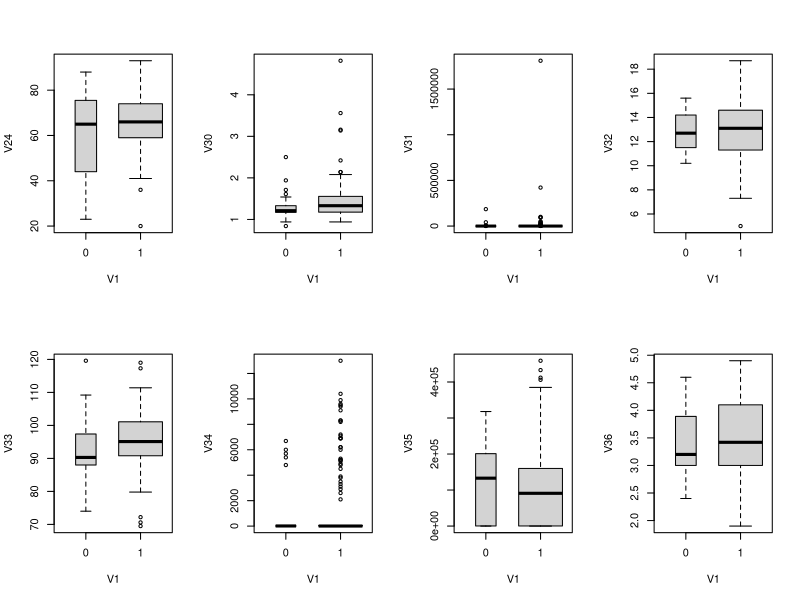
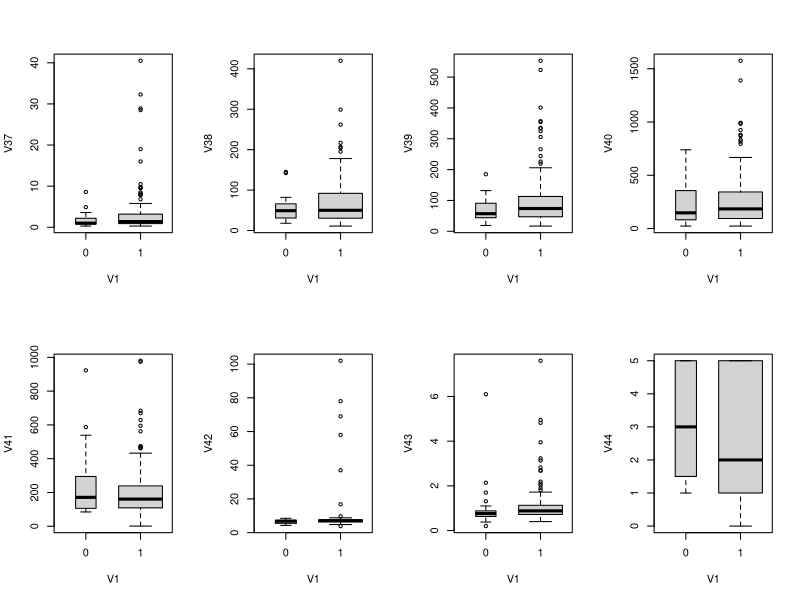
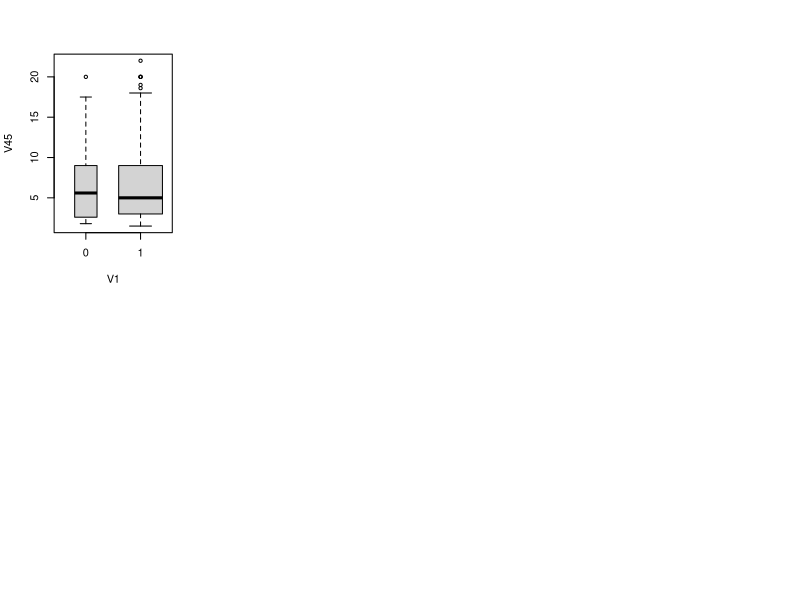
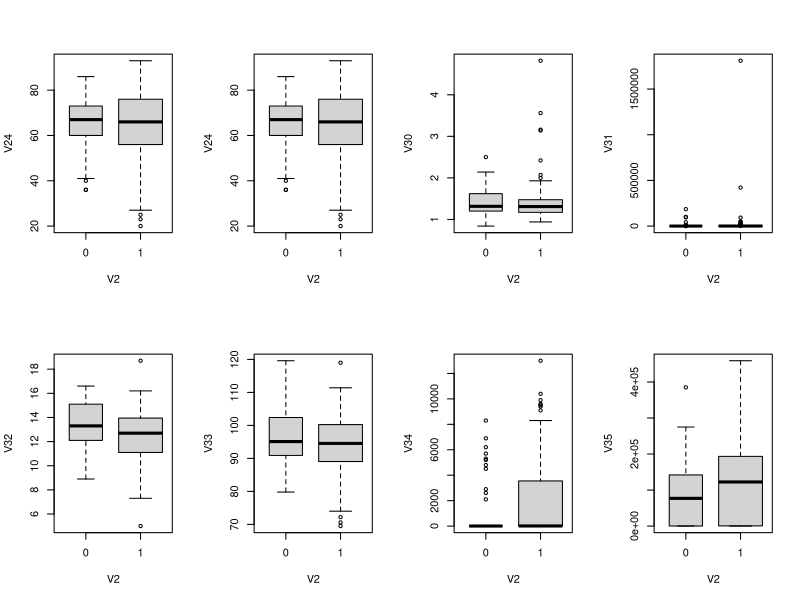
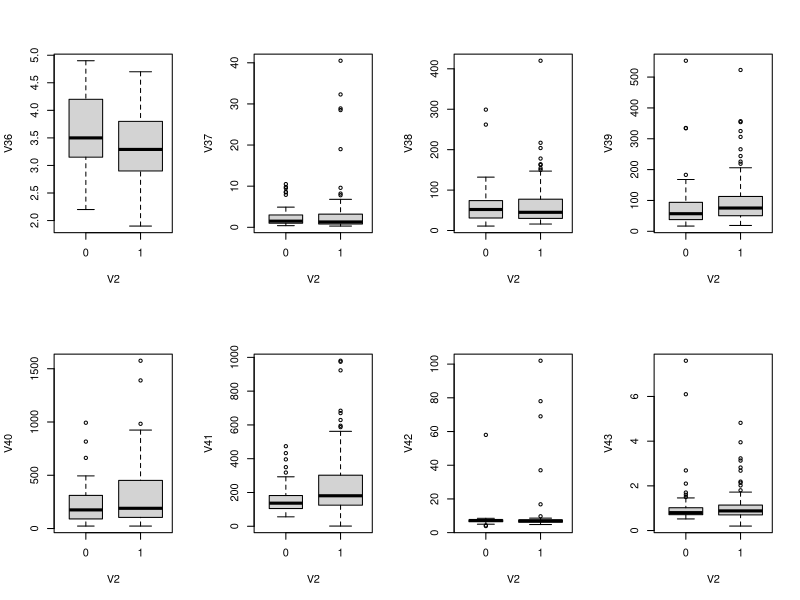
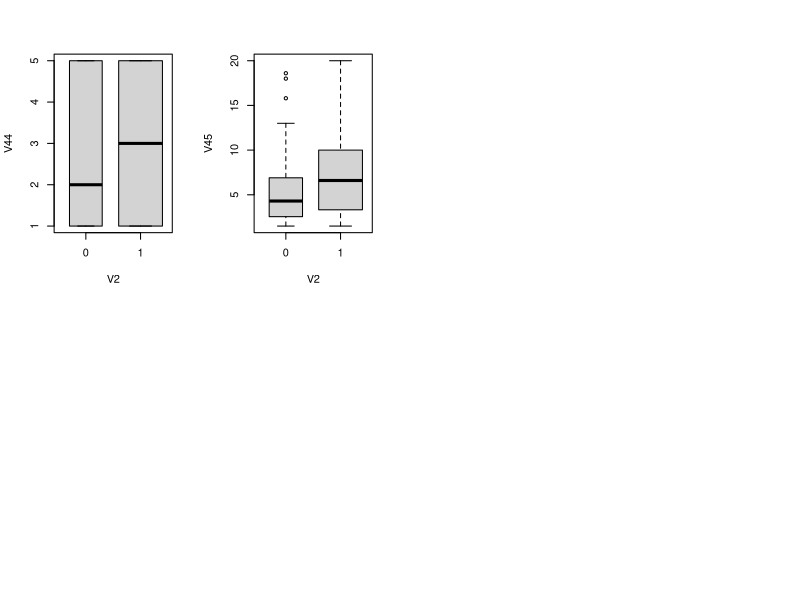
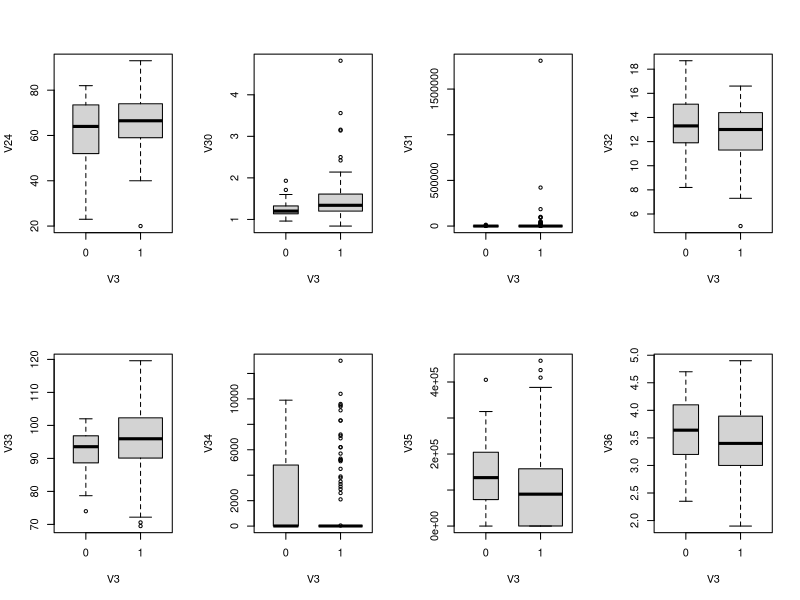
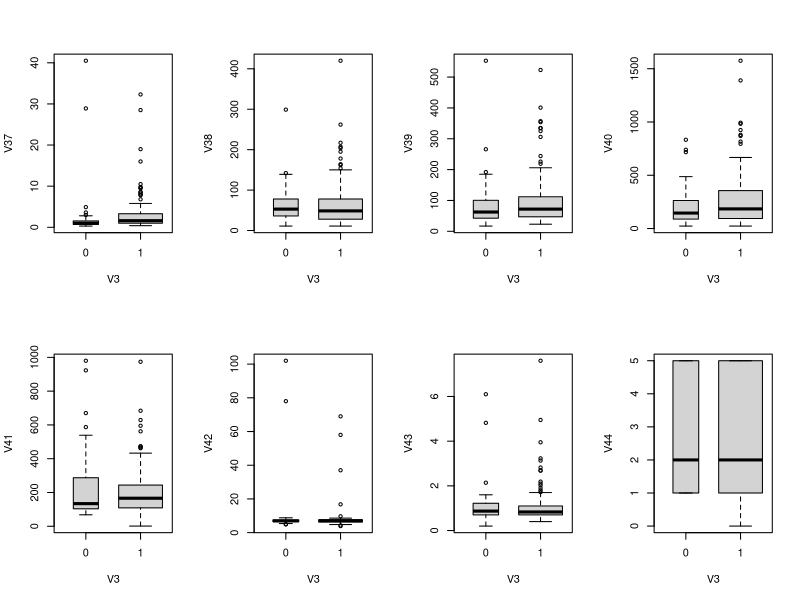

The R source for these figures, in order:
setwd("/Users/julienhubar/Documents/#Master1/HDDA/High-dimensional-data-analysis/ProjectAugust")
data <- read.table("hcc-data.txt", header = FALSE, na.strings = "?", sep = ",")
attach(data)
#Imparct of V1
pdf("boxplotImpactV1.pdf")
par(mfrow=c(2,4))
boxplot(V24~V1,varwidth = TRUE)
boxplot(V30~V1,varwidth = TRUE)
boxplot(V31~V1,varwidth = TRUE)
boxplot(V32~V1,varwidth = TRUE)
boxplot(V33~V1,varwidth = TRUE)
boxplot(V34~V1,varwidth = TRUE)
boxplot(V35~V1,varwidth = TRUE)
boxplot(V36~V1,varwidth = TRUE)
boxplot(V37~V1,varwidth = TRUE)
boxplot(V38~V1,varwidth = TRUE)
boxplot(V39~V1,varwidth = TRUE)
boxplot(V40~V1,varwidth = TRUE)
boxplot(V41~V1,varwidth = TRUE)
boxplot(V42~V1,varwidth = TRUE)
boxplot(V43~V1,varwidth = TRUE)
boxplot(V44~V1,varwidth = TRUE)
boxplot(V45~V1,varwidth = TRUE)
dev.off()
#Imparct of V2
pdf("boxplotImpactV2.pdf")
par(mfrow=c(2,4))
boxplot(V24~V2,varwidth = TRUE)
boxplot(V24~V2,varwidth = TRUE)
boxplot(V30~V2,varwidth = TRUE)
boxplot(V31~V2,varwidth = TRUE)
boxplot(V32~V2,varwidth = TRUE)
boxplot(V33~V2,varwidth = TRUE)
boxplot(V34~V2,varwidth = TRUE)
boxplot(V35~V2,varwidth = TRUE)
boxplot(V36~V2,varwidth = TRUE)
boxplot(V37~V2,varwidth = TRUE)
boxplot(V38~V2,varwidth = TRUE)
boxplot(V39~V2,varwidth = TRUE)
boxplot(V40~V2,varwidth = TRUE)
boxplot(V41~V2,varwidth = TRUE)
boxplot(V42~V2,varwidth = TRUE)
boxplot(V43~V2,varwidth = TRUE)
boxplot(V44~V2,varwidth = TRUE)
boxplot(V45~V2,varwidth = TRUE)
dev.off()
#Imparct of V3
pdf("boxplotImpactV3.pdf")
par(mfrow=c(2,4))
boxplot(V24~V3,varwidth = TRUE)
boxplot(V30~V3,varwidth = TRUE)
boxplot(V31~V3,varwidth = TRUE)
boxplot(V32~V3,varwidth = TRUE)
boxplot(V33~V3,varwidth = TRUE)
boxplot(V34~V3,varwidth = TRUE)
boxplot(V35~V3,varwidth = TRUE)
boxplot(V36~V3,varwidth = TRUE)
boxplot(V37~V3,varwidth = TRUE)
boxplot(V38~V3,varwidth = TRUE)
boxplot(V39~V3,varwidth = TRUE)
boxplot(V40~V3,varwidth = TRUE)
boxplot(V41~V3,varwidth = TRUE)
boxplot(V42~V3,varwidth = TRUE)
boxplot(V43~V3,varwidth = TRUE)
boxplot(V44~V3,varwidth = TRUE)
boxplot(V45~V3,varwidth = TRUE)
dev.off()
#Imparct of V4
pdf("boxplotImpactV4.pdf")
par(mfrow=c(2,4))
boxplot(V24~V4,varwidth = TRUE)
boxplot(V30~V4,varwidth = TRUE)
boxplot(V31~V4,varwidth = TRUE)
boxplot(V32~V4,varwidth = TRUE)
boxplot(V33~V4,varwidth = TRUE)
boxplot(V34~V4,varwidth = TRUE)
boxplot(V35~V4,varwidth = TRUE)
boxplot(V36~V4,varwidth = TRUE)
boxplot(V37~V4,varwidth = TRUE)
boxplot(V38~V4,varwidth = TRUE)
boxplot(V39~V4,varwidth = TRUE)
boxplot(V40~V4,varwidth = TRUE)
boxplot(V41~V4,varwidth = TRUE)
boxplot(V42~V4,varwidth = TRUE)
boxplot(V43~V4,varwidth = TRUE)
boxplot(V44~V4,varwidth = TRUE)
boxplot(V45~V4,varwidth = TRUE)
dev.off()
#Imparct of V6
pdf("boxplotImpactV6.pdf")
par(mfrow=c(2,4))
boxplot(V24~V6,varwidth = TRUE)
boxplot(V30~V6,varwidth = TRUE)
boxplot(V31~V6,varwidth = TRUE)
boxplot(V32~V6,varwidth = TRUE)
boxplot(V33~V6,varwidth = TRUE)
boxplot(V34~V6,varwidth = TRUE)
boxplot(V35~V6,varwidth = TRUE)
boxplot(V36~V6,varwidth = TRUE)
boxplot(V37~V6,varwidth = TRUE)
boxplot(V38~V6,varwidth = TRUE)
boxplot(V39~V6,varwidth = TRUE)
boxplot(V40~V6,varwidth = TRUE)
boxplot(V41~V6,varwidth = TRUE)
boxplot(V42~V6,varwidth = TRUE)
boxplot(V43~V6,varwidth = TRUE)
boxplot(V44~V6,varwidth = TRUE)
boxplot(V45~V6,varwidth = TRUE)
dev.off()
#Imparct of V7
pdf("boxplotImpactV7.pdf")
par(mfrow=c(2,4))
boxplot(V24~V7,varwidth = TRUE)
boxplot(V30~V7,varwidth = TRUE)
boxplot(V31~V7,varwidth = TRUE)
boxplot(V32~V7,varwidth = TRUE)
boxplot(V33~V7,varwidth = TRUE)
boxplot(V34~V7,varwidth = TRUE)
boxplot(V35~V7,varwidth = TRUE)
boxplot(V36~V7,varwidth = TRUE)
boxplot(V37~V7,varwidth = TRUE)
boxplot(V38~V7,varwidth = TRUE)
boxplot(V39~V7,varwidth = TRUE)
boxplot(V40~V7,varwidth = TRUE)
boxplot(V41~V7,varwidth = TRUE)
boxplot(V42~V7,varwidth = TRUE)
boxplot(V43~V7,varwidth = TRUE)
boxplot(V44~V7,varwidth = TRUE)
boxplot(V45~V7,varwidth = TRUE)
dev.off()
#Imparct of V8
pdf("boxplotImpactV8.pdf")
par(mfrow=c(2,4))
boxplot(V24~V8,varwidth = TRUE)
boxplot(V30~V8,varwidth = TRUE)
boxplot(V31~V8,varwidth = TRUE)
boxplot(V32~V8,varwidth = TRUE)
boxplot(V33~V8,varwidth = TRUE)
boxplot(V34~V8,varwidth = TRUE)
boxplot(V35~V8,varwidth = TRUE)
boxplot(V36~V8,varwidth = TRUE)
boxplot(V37~V8,varwidth = TRUE)
boxplot(V38~V8,varwidth = TRUE)
boxplot(V39~V8,varwidth = TRUE)
boxplot(V40~V8,varwidth = TRUE)
boxplot(V41~V8,varwidth = TRUE)
boxplot(V42~V8,varwidth = TRUE)
boxplot(V43~V8,varwidth = TRUE)
boxplot(V44~V8,varwidth = TRUE)
boxplot(V45~V8,varwidth = TRUE)
dev.off()
#Imparct of V11
pdf("boxplotImpactV11.pdf")
par(mfrow=c(2,4))
boxplot(V24~V11,varwidth = TRUE)
boxplot(V30~V11,varwidth = TRUE)
boxplot(V31~V11,varwidth = TRUE)
boxplot(V32~V11,varwidth = TRUE)
boxplot(V33~V11,varwidth = TRUE)
boxplot(V34~V11,varwidth = TRUE)
boxplot(V35~V11,varwidth = TRUE)
boxplot(V36~V11,varwidth = TRUE)
boxplot(V37~V11,varwidth = TRUE)
boxplot(V38~V11,varwidth = TRUE)
boxplot(V39~V11,varwidth = TRUE)
boxplot(V40~V11,varwidth = TRUE)
boxplot(V41~V11,varwidth = TRUE)
boxplot(V42~V11,varwidth = TRUE)
boxplot(V43~V11,varwidth = TRUE)
boxplot(V44~V11,varwidth = TRUE)
boxplot(V45~V11,varwidth = TRUE)
dev.off()
#Imparct of V12
pdf("boxplotImpactV12.pdf")
par(mfrow=c(2,4))
boxplot(V24~V12,varwidth = TRUE)
boxplot(V30~V12,varwidth = TRUE)
boxplot(V31~V12,varwidth = TRUE)
boxplot(V32~V12,varwidth = TRUE)
boxplot(V33~V12,varwidth = TRUE)
boxplot(V34~V12,varwidth = TRUE)
boxplot(V35~V12,varwidth = TRUE)
boxplot(V36~V12,varwidth = TRUE)
boxplot(V37~V12,varwidth = TRUE)
boxplot(V38~V12,varwidth = TRUE)
boxplot(V39~V12,varwidth = TRUE)
boxplot(V40~V12,varwidth = TRUE)
boxplot(V41~V12,varwidth = TRUE)
boxplot(V42~V12,varwidth = TRUE)
boxplot(V43~V12,varwidth = TRUE)
boxplot(V44~V12,varwidth = TRUE)
boxplot(V45~V12,varwidth = TRUE)
dev.off()
#Imparct of V13
pdf("boxplotImpactV13.pdf")
par(mfrow=c(2,4))
boxplot(V24~V13,varwidth = TRUE)
boxplot(V30~V13,varwidth = TRUE)
boxplot(V31~V13,varwidth = TRUE)
boxplot(V32~V13,varwidth = TRUE)
boxplot(V33~V13,varwidth = TRUE)
boxplot(V34~V13,varwidth = TRUE)
boxplot(V35~V13,varwidth = TRUE)
boxplot(V36~V13,varwidth = TRUE)
boxplot(V37~V13,varwidth = TRUE)
boxplot(V38~V13,varwidth = TRUE)
boxplot(V39~V13,varwidth = TRUE)
boxplot(V40~V13,varwidth = TRUE)
boxplot(V41~V13,varwidth = TRUE)
boxplot(V42~V13,varwidth = TRUE)
boxplot(V43~V13,varwidth = TRUE)
boxplot(V44~V13,varwidth = TRUE)
boxplot(V45~V13,varwidth = TRUE)
dev.off
#Imparct of V14
pdf("boxplotImpactV14.pdf")
par(mfrow=c(2,4))
boxplot(V24~V14,varwidth = TRUE)
boxplot(V30~V14,varwidth = TRUE)
boxplot(V31~V14,varwidth = TRUE)
boxplot(V32~V14,varwidth = TRUE)
boxplot(V33~V14,varwidth = TRUE)
boxplot(V34~V14,varwidth = TRUE)
boxplot(V35~V14,varwidth = TRUE)
boxplot(V36~V14,varwidth = TRUE)
boxplot(V37~V14,varwidth = TRUE)
boxplot(V38~V14,varwidth = TRUE)
boxplot(V39~V14,varwidth = TRUE)
boxplot(V40~V14,varwidth = TRUE)
boxplot(V41~V14,varwidth = TRUE)
boxplot(V42~V14,varwidth = TRUE)
boxplot(V43~V14,varwidth = TRUE)
boxplot(V44~V14,varwidth = TRUE)
boxplot(V45~V14,varwidth = TRUE)
dev.off()
#Imparct of V15
pdf("boxplotImpactV15.pdf")
par(mfrow=c(2,4))
boxplot(V24~V15,varwidth = TRUE)
boxplot(V30~V15,varwidth = TRUE)
boxplot(V31~V15,varwidth = TRUE)
boxplot(V32~V15,varwidth = TRUE)
boxplot(V33~V15,varwidth = TRUE)
boxplot(V34~V15,varwidth = TRUE)
boxplot(V35~V15,varwidth = TRUE)
boxplot(V36~V15,varwidth = TRUE)
boxplot(V37~V15,varwidth = TRUE)
boxplot(V38~V15,varwidth = TRUE)
boxplot(V39~V15,varwidth = TRUE)
boxplot(V40~V15,varwidth = TRUE)
boxplot(V41~V15,varwidth = TRUE)
boxplot(V42~V15,varwidth = TRUE)
boxplot(V43~V15,varwidth = TRUE)
boxplot(V44~V15,varwidth = TRUE)
boxplot(V45~V15,varwidth = TRUE)
dev.off()
#Imparct of V16
pdf("boxplotImpactV16.pdf")
par(mfrow=c(2,4))
boxplot(V24~V16,varwidth = TRUE)
boxplot(V30~V16,varwidth = TRUE)
boxplot(V31~V16,varwidth = TRUE)
boxplot(V32~V16,varwidth = TRUE)
boxplot(V33~V16,varwidth = TRUE)
boxplot(V34~V16,varwidth = TRUE)
boxplot(V35~V16,varwidth = TRUE)
boxplot(V36~V16,varwidth = TRUE)
boxplot(V37~V16,varwidth = TRUE)
boxplot(V38~V16,varwidth = TRUE)
boxplot(V39~V16,varwidth = TRUE)
boxplot(V40~V16,varwidth = TRUE)
boxplot(V41~V16,varwidth = TRUE)
boxplot(V42~V16,varwidth = TRUE)
boxplot(V43~V16,varwidth = TRUE)
boxplot(V44~V16,varwidth = TRUE)
boxplot(V45~V16,varwidth = TRUE)
dev.off()
#Imparct of V17
pdf("boxplotImpactV17.pdf")
par(mfrow=c(2,4))
boxplot(V24~V17,varwidth = TRUE)
boxplot(V30~V17,varwidth = TRUE)
boxplot(V31~V17,varwidth = TRUE)
boxplot(V32~V17,varwidth = TRUE)
boxplot(V33~V17,varwidth = TRUE)
boxplot(V34~V17,varwidth = TRUE)
boxplot(V35~V17,varwidth = TRUE)
boxplot(V36~V17,varwidth = TRUE)
boxplot(V37~V17,varwidth = TRUE)
boxplot(V38~V17,varwidth = TRUE)
boxplot(V39~V17,varwidth = TRUE)
boxplot(V40~V17,varwidth = TRUE)
boxplot(V41~V17,varwidth = TRUE)
boxplot(V42~V17,varwidth = TRUE)
boxplot(V43~V17,varwidth = TRUE)
boxplot(V44~V17,varwidth = TRUE)
boxplot(V45~V17,varwidth = TRUE)
dev.off()#Imparct of V19
pdf("boxplotImpactV19.pdf")
par(mfrow=c(2,4))
boxplot(V24~V19,varwidth = TRUE)
boxplot(V30~V19,varwidth = TRUE)
boxplot(V31~V19,varwidth = TRUE)
boxplot(V32~V19,varwidth = TRUE)
boxplot(V33~V19,varwidth = TRUE)
boxplot(V34~V19,varwidth = TRUE)
boxplot(V35~V19,varwidth = TRUE)
boxplot(V36~V19,varwidth = TRUE)
boxplot(V37~V19,varwidth = TRUE)
boxplot(V38~V19,varwidth = TRUE)
boxplot(V39~V19,varwidth = TRUE)
boxplot(V40~V19,varwidth = TRUE)
boxplot(V41~V19,varwidth = TRUE)
boxplot(V42~V19,varwidth = TRUE)
boxplot(V43~V19,varwidth = TRUE)
boxplot(V44~V19,varwidth = TRUE)
boxplot(V45~V19,varwidth = TRUE)
dev.off()
#Imparct of V20
pdf("boxplotImpactV20.pdf")
par(mfrow=c(2,4))
boxplot(V24~V20,varwidth = TRUE)
boxplot(V30~V20,varwidth = TRUE)
boxplot(V31~V20,varwidth = TRUE)
boxplot(V32~V20,varwidth = TRUE)
boxplot(V33~V20,varwidth = TRUE)
boxplot(V34~V20,varwidth = TRUE)
boxplot(V35~V20,varwidth = TRUE)
boxplot(V36~V20,varwidth = TRUE)
boxplot(V37~V20,varwidth = TRUE)
boxplot(V38~V20,varwidth = TRUE)
boxplot(V39~V20,varwidth = TRUE)
boxplot(V40~V20,varwidth = TRUE)
boxplot(V41~V20,varwidth = TRUE)
boxplot(V42~V20,varwidth = TRUE)
boxplot(V43~V20,varwidth = TRUE)
boxplot(V44~V20,varwidth = TRUE)
boxplot(V45~V20,varwidth = TRUE)
dev.off()
#Imparct of V21
pdf("boxplotImpactV21.pdf")
par(mfrow=c(2,4))
boxplot(V24~V21,varwidth = TRUE)
boxplot(V30~V21,varwidth = TRUE)
boxplot(V31~V21,varwidth = TRUE)
boxplot(V32~V21,varwidth = TRUE)
boxplot(V33~V21,varwidth = TRUE)
boxplot(V34~V21,varwidth = TRUE)
boxplot(V35~V21,varwidth = TRUE)
boxplot(V36~V21,varwidth = TRUE)
boxplot(V37~V21,varwidth = TRUE)
boxplot(V38~V21,varwidth = TRUE)
boxplot(V39~V21,varwidth = TRUE)
boxplot(V40~V21,varwidth = TRUE)
boxplot(V41~V21,varwidth = TRUE)
boxplot(V42~V21,varwidth = TRUE)
boxplot(V43~V21,varwidth = TRUE)
boxplot(V44~V21,varwidth = TRUE)
boxplot(V45~V21,varwidth = TRUE)
dev.off()
#Imparct of V22
pdf("boxplotImpactV22.pdf")
par(mfrow=c(2,4))
boxplot(V24~V22,varwidth = TRUE)
boxplot(V30~V22,varwidth = TRUE)
boxplot(V31~V22,varwidth = TRUE)
boxplot(V32~V22,varwidth = TRUE)
boxplot(V33~V22,varwidth = TRUE)
boxplot(V34~V22,varwidth = TRUE)
boxplot(V35~V22,varwidth = TRUE)
boxplot(V36~V22,varwidth = TRUE)
boxplot(V37~V22,varwidth = TRUE)
boxplot(V38~V22,varwidth = TRUE)
boxplot(V39~V22,varwidth = TRUE)
boxplot(V40~V22,varwidth = TRUE)
boxplot(V41~V22,varwidth = TRUE)
boxplot(V42~V22,varwidth = TRUE)
boxplot(V43~V22,varwidth = TRUE)
boxplot(V44~V22,varwidth = TRUE)
boxplot(V45~V22,varwidth = TRUE)
dev.off()
#Imparct of V23
pdf("boxplotImpactV23.pdf")
par(mfrow=c(2,4))
boxplot(V24~V23,varwidth = TRUE)
boxplot(V30~V23,varwidth = TRUE)
boxplot(V31~V23,varwidth = TRUE)
boxplot(V32~V23,varwidth = TRUE)
boxplot(V33~V23,varwidth = TRUE)
boxplot(V34~V23,varwidth = TRUE)
boxplot(V35~V23,varwidth = TRUE)
boxplot(V36~V23,varwidth = TRUE)
boxplot(V37~V23,varwidth = TRUE)
boxplot(V38~V23,varwidth = TRUE)
boxplot(V39~V23,varwidth = TRUE)
boxplot(V40~V23,varwidth = TRUE)
boxplot(V41~V23,varwidth = TRUE)
boxplot(V42~V23,varwidth = TRUE)
boxplot(V43~V23,varwidth = TRUE)
boxplot(V44~V23,varwidth = TRUE)
boxplot(V45~V23,varwidth = TRUE)
dev.off()
#Imparct of V27
pdf("boxplotImpactV27.pdf")
par(mfrow=c(2,4))
boxplot(V24~V27,varwidth = TRUE)
boxplot(V30~V27,varwidth = TRUE)
boxplot(V31~V27,varwidth = TRUE)
boxplot(V32~V27,varwidth = TRUE)
boxplot(V33~V27,varwidth = TRUE)
boxplot(V34~V27,varwidth = TRUE)
boxplot(V35~V27,varwidth = TRUE)
boxplot(V36~V27,varwidth = TRUE)
boxplot(V37~V27,varwidth = TRUE)
boxplot(V38~V27,varwidth = TRUE)
boxplot(V39~V27,varwidth = TRUE)
boxplot(V40~V27,varwidth = TRUE)
boxplot(V41~V27,varwidth = TRUE)
boxplot(V42~V27,varwidth = TRUE)
boxplot(V43~V27,varwidth = TRUE)
boxplot(V44~V27,varwidth = TRUE)
boxplot(V45~V27,varwidth = TRUE)
dev.off()
#Imparct of V28
pdf("boxplotImpactV28.pdf")
par(mfrow=c(2,4))
boxplot(V24~V28,varwidth = TRUE)
boxplot(V30~V28,varwidth = TRUE)
boxplot(V31~V28,varwidth = TRUE)
boxplot(V32~V28,varwidth = TRUE)
boxplot(V33~V28,varwidth = TRUE)
boxplot(V34~V28,varwidth = TRUE)
boxplot(V35~V28,varwidth = TRUE)
boxplot(V36~V28,varwidth = TRUE)
boxplot(V37~V28,varwidth = TRUE)
boxplot(V38~V28,varwidth = TRUE)
boxplot(V39~V28,varwidth = TRUE)
boxplot(V40~V28,varwidth = TRUE)
boxplot(V41~V28,varwidth = TRUE)
boxplot(V42~V28,varwidth = TRUE)
boxplot(V43~V28,varwidth = TRUE)
boxplot(V44~V28,varwidth = TRUE)
boxplot(V45~V28,varwidth = TRUE)
dev.off()
#Imparct of V29
pdf("boxplotImpactV29.pdf")
par(mfrow=c(2,4))
boxplot(V24~V29,varwidth = TRUE)
boxplot(V30~V29,varwidth = TRUE)
boxplot(V31~V29,varwidth = TRUE)
boxplot(V32~V29,varwidth = TRUE)
boxplot(V33~V29,varwidth = TRUE)
boxplot(V34~V29,varwidth = TRUE)
boxplot(V35~V29,varwidth = TRUE)
boxplot(V36~V29,varwidth = TRUE)
boxplot(V37~V29,varwidth = TRUE)
boxplot(V38~V29,varwidth = TRUE)
boxplot(V39~V29,varwidth = TRUE)
boxplot(V40~V29,varwidth = TRUE)
boxplot(V41~V29,varwidth = TRUE)
boxplot(V42~V29,varwidth = TRUE)
boxplot(V43~V29,varwidth = TRUE)
boxplot(V44~V29,varwidth = TRUE)
boxplot(V45~V29,varwidth = TRUE)
dev.off()#Imparct of V50
pdf("boxplotImpactV50.pdf")
par(mfrow=c(2,4))
boxplot(V24~V50,varwidth = TRUE)
boxplot(V30~V50,varwidth = TRUE)
boxplot(V31~V50,varwidth = TRUE)
boxplot(V32~V50,varwidth = TRUE)
boxplot(V33~V50,varwidth = TRUE)
boxplot(V34~V50,varwidth = TRUE)
boxplot(V35~V50,varwidth = TRUE)
boxplot(V36~V50,varwidth = TRUE)
boxplot(V37~V50,varwidth = TRUE)
boxplot(V38~V50,varwidth = TRUE)
boxplot(V39~V50,varwidth = TRUE)
boxplot(V40~V50,varwidth = TRUE)
boxplot(V41~V50,varwidth = TRUE)
boxplot(V42~V50,varwidth = TRUE)
boxplot(V43~V50,varwidth = TRUE)
boxplot(V44~V50,varwidth = TRUE)
boxplot(V45~V50,varwidth = TRUE)
dev.off()